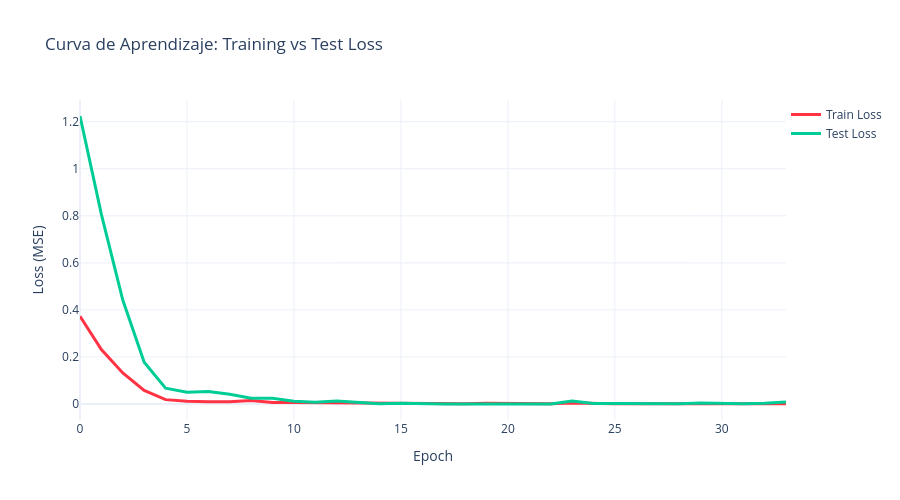

The cell this chart's notebook holds for it:
### Code cell
import plotly.graph_objects as go

# Crear figura
fig_loss = go.Figure()

# 1. Train Loss
fig_loss.add_trace(go.Scatter(
    y=history.history['loss'],
    mode='lines',
    name='Train Loss',
    line=dict(color='#FF3344', width=3)
))

# 2. Validation/Test Loss
fig_loss.add_trace(go.Scatter(
    y=history.history['val_loss'],
    mode='lines',
    name='Test Loss',
    line=dict(color='#00CC96', width=3)
))

# Configuración del diseño
fig_loss.update_layout(
    title='Curva de Aprendizaje: Training vs Test Loss',
    xaxis_title='Epoch',
    yaxis_title='Loss (MSE)',
    template='plotly_white',
    legend=dict(x=1, y=1), # Leyenda arriba a la derecha
    width=900,
    height=500
)

fig_loss.show()

### Figure 1 — Plotly figure (JSON) as saved in the notebook; plotly's stock layout.template omitted (floating-point values rounded to 4 significant figures)
{"data": [{"line": {"color": "#FF3344", "width": 3}, "mode": "lines", "name": "Train Loss", "type": "scatter", "y": [0.3732, 0.2314, 0.1322, 0.05795, 0.01852, 0.01122, 0.009074, 0.009676, 0.01513, 0.00634, 0.006757, 0.006024, 0.004817, 0.003384, 0.004527, 0.003553, 0.002658, 0.002017, 0.001157, 0.003016, 0.001729, 0.002072, 0.001285, 0.004072, 0.001671, 0.000844, 0.001126, 0.0008427, 0.001168, 0.001065, 0.0007988, 0.001646, 0.0009579, 0.000967]}, {"line": {"color": "#00CC96", "width": 3}, "mode": "lines", "name": "Test Loss", "type": "scatter", "y": [1.224, 0.806, 0.4419, 0.1772, 0.06708, 0.05032, 0.05341, 0.04155, 0.0242, 0.02415, 0.01204, 0.007146, 0.01238, 0.008174, 0.0009979, 0.002879, 0.0003148, 0.0002887, 3.661e-06, 0.0006137, 9.48e-06, 0.002583, 0.0001178, 0.01282, 0.002544, 0.002362, 0.001264, 0.001389, 0.001209, 0.004535, 0.002086, 0.0007704, 0.002737, 0.008205]}], "layout": {"height": 500, "legend": {"x": 1, "y": 1}, "title": {"text": "Curva de Aprendizaje: Training vs Test Loss"}, "width": 900, "xaxis": {"title": {"text": "Epoch"}}, "yaxis": {"title": {"text": "Loss (MSE)"}}}}
